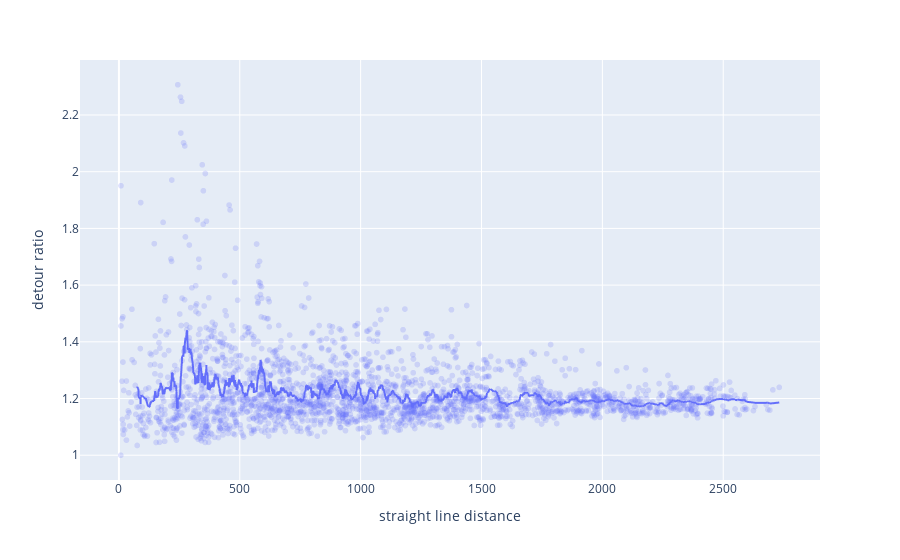

The code cell stored with this chart in its notebook:
### Markdown cell above
Here is a scatter plot with straight-line distances on the x-axis and detour ratio on the y-axis. I also included a rolling average of the previous 30 observations. I used plotly express so I could get hover-over text to easily identify the outliers with large detour ratios. Several of the outliers involve relatively remote locations like Las Vegas, NV, which is only easily accessible via interstate from Utah and Southern California. Other outliers include routes for which locals would not use interstate highways, like Houston, TX to Austin, TX, because of the availability of high-quality, non-interstate highways with more direct routes.

### Code cell
import plotly.express as px
import pandas as pd
df = pd.DataFrame(data={'straight line distance': straight_distance,
                        'detour ratio': detour_ratio,
                        'route': route})
fig = px.scatter(df, x='straight line distance', y='detour ratio', hover_data='route', trendline='rolling', trendline_options=dict(window=30), opacity=0.2)
fig.show()

### Figure 1 — Plotly figure (JSON) as saved in the notebook; plotly's stock layout.template omitted (floating-point values rounded to 4 significant figures; data arrays with more than 128 entries replaced by an {"elided": "..."} marker saying what was removed)
{"data": [{"customdata": {"elided": "2415x1 str values"}, "hovertemplate": "straight line distance=%{x}<br>detour ratio=%{y}<br>route=%{customdata[0]}<extra></extra>", "legendgroup": "", "marker": {"color": "#636efa", "opacity": 0.2, "symbol": "circle"}, "mode": "markers", "name": "", "showlegend": false, "type": "scattergl", "x": {"elided": "2415 float values"}, "xaxis": "x", "y": {"elided": "2415 float values"}, "yaxis": "y"}, {"hovertemplate": "<b>Rolling mean trendline</b><br><br>straight line distance=%{x}<br>detour ratio=%{y} <b>(trend)</b><extra></extra>", "legendgroup": "", "marker": {"color": "#636efa", "symbol": "circle"}, "mode": "lines", "name": "", "showlegend": false, "type": "scattergl", "x": {"elided": "2415 float values"}, "xaxis": "x", "y": {"elided": "2415 float values"}, "yaxis": "y"}], "layout": {"autosize": true, "legend": {"tracegroupgap": 0}, "margin": {"t": 60}, "xaxis": {"anchor": "y", "autorange": true, "domain": [0, 1], "range": [-151.5, 2891.0], "title": {"text": "straight line distance"}, "type": "linear"}, "yaxis": {"anchor": "x", "autorange": true, "domain": [0, 1], "range": [0.8988, 2.408], "title": {"text": "detour ratio"}, "type": "linear"}}}
